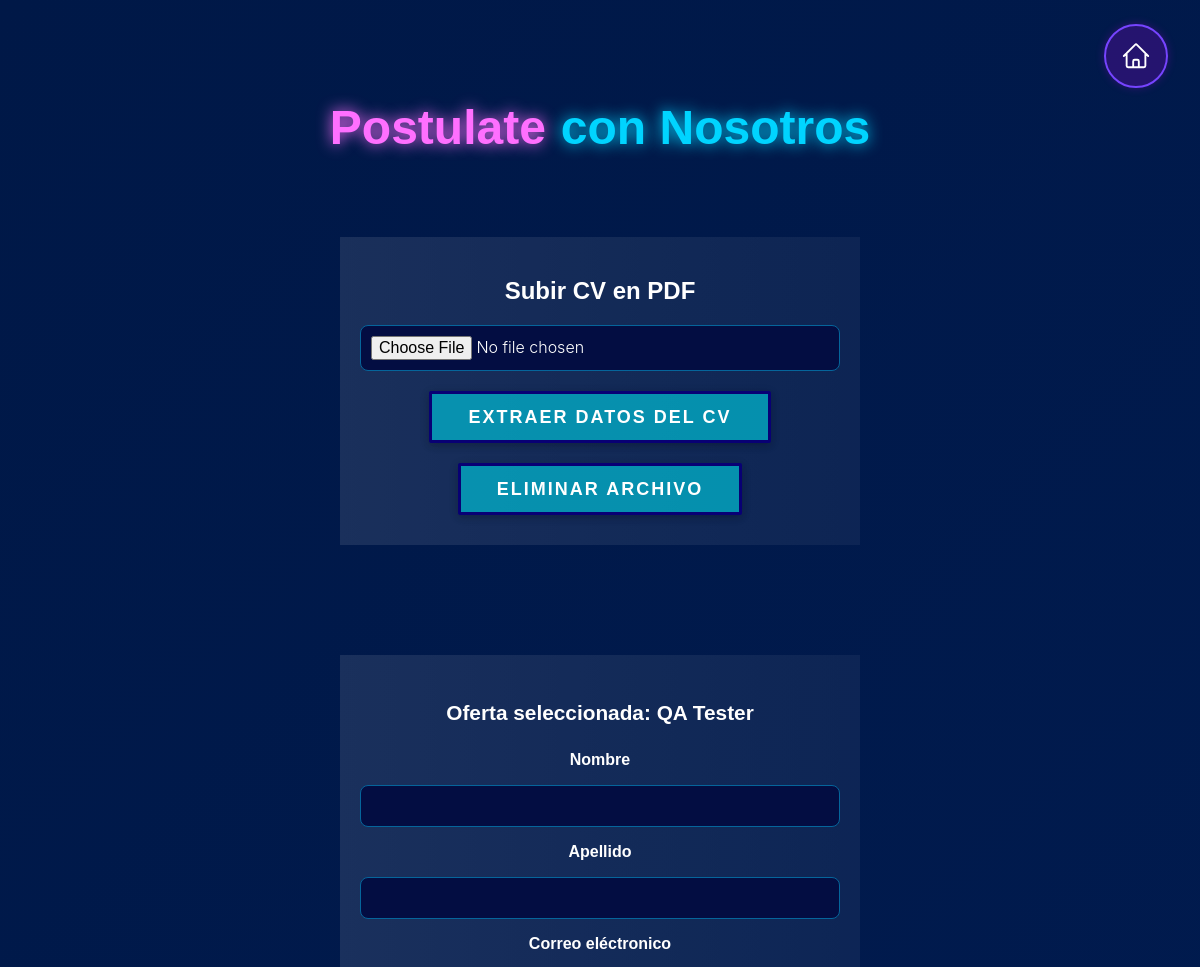
The app's page /postulacionIT?idOfer=4 (upper part), older data.
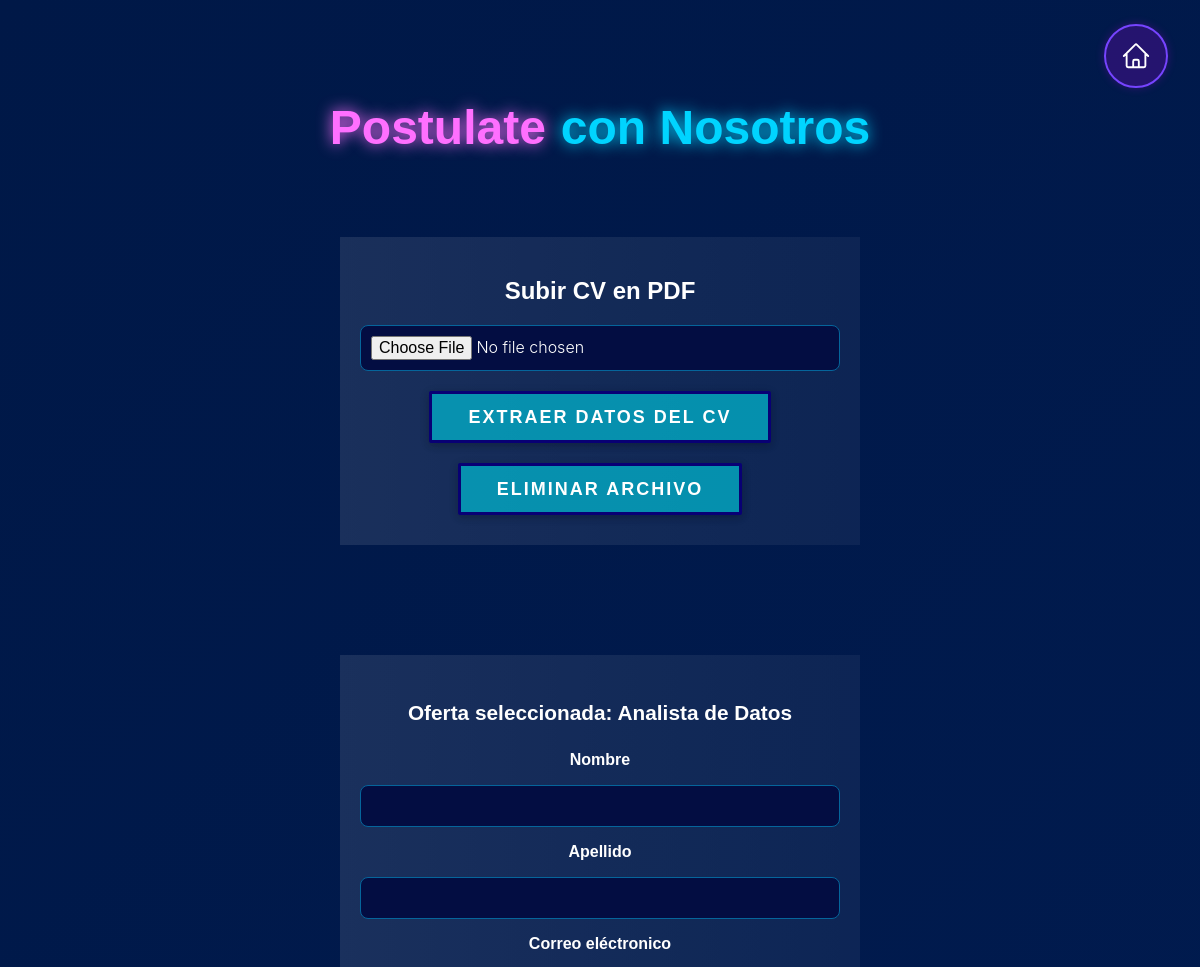
The same page, newer data.
### app.py (models this page shows)
class OfertaLaboral(db.Model):
    __tablename__ = "oferta_laboral"
    idOfer = db.Column(db.Integer, primary_key=True, autoincrement=True)
    nombre = db.Column(db.String(200), nullable=False, unique=True)
    fecha_cierre = db.Column(db.DateTime, nullable=False)
    max_candidatos = db.Column(db.Integer, nullable=False)
    cant_candidatos = db.Column(db.Integer, nullable=False, default=0)
    remuneracion = db.Column(db.String(50), nullable=False)
    beneficio = db.Column(db.String(200), nullable=True)
    descripcion = db.Column(db.String(200), nullable=True)
    estado = db.Column(db.String(50), nullable=False, default="Activa")
    modalidad = db.Column(db.String(20), nullable=False)
    usuario_responsable = db.Column(db.String(100), nullable=False)
    postulaciones = db.relationship("Postulacion", back_populates="oferta", cascade="all, delete-orphan", lazy=True)
    educaciones = db.relationship("OfertaEducacion", back_populates="oferta", cascade="all, delete-orphan", lazy=True)
    tecnologias = db.relationship("OfertaTecnologia", back_populates="oferta", cascade="all, delete-orphan", lazy=True)
    tecnologias2 = db.relationship("OfertaTecnologia2", back_populates="oferta", cascade="all, delete-orphan", lazy=True)
    habilidades = db.relationship("OfertaHabilidad", back_populates="oferta", cascade="all, delete-orphan", lazy=True)
    habilidades2 = db.relationship("OfertaHabilidad2", back_populates="oferta", cascade="all, delete-orphan", lazy=True)

### app.py (the view)
@app.route("/postulacionIT")
def postulacionIT():
    idOfer = request.args.get("idOfer")
    if idOfer:
        oferta_seleccionada = OfertaLaboral.query.get(int(idOfer))
    opciones_ofertas = [{"idOfer": oferta.idOfer, "nombre": oferta.nombre} for oferta in OfertaLaboral.query.filter(OfertaLaboral.estado != "Cerrada").all()]
    opciones_educacion = [educacion.nombre for educacion in Educacion.query.all()]
    opciones_tecnologias = [tecnologia.nombre for tecnologia in Tecnologia.query.all()]
    opciones_habilidades = [habilidad.nombre for habilidad in Habilidad.query.all()]
    opciones_tecnologias2 = [tecnologia2.nombre for tecnologia2 in Tecnologia2.query.all()]
    opciones_habilidades2 = [habilidad2.nombre for habilidad2 in Habilidad2.query.all()]
    session["opciones_ofertas"] = opciones_ofertas
    session["opciones_educacion"] = opciones_educacion
    session["opciones_tecnologias"] = opciones_tecnologias
    session["opciones_habilidades"] = opciones_habilidades
    session["opciones_tecnologias2"] = opciones_tecnologias2
    session["opciones_habilidades2"] = opciones_habilidades2
    return render_template(
        "postulacion.html",
        oferta_seleccionada=oferta_seleccionada,
        opciones_educacion=session["opciones_educacion"],
        opciones_ofertas=session["opciones_ofertas"],
        opciones_tecnologias=session["opciones_tecnologias"],
        opciones_habilidades=session["opciones_habilidades"],
        opciones_tecnologias2=session["opciones_tecnologias2"],
        opciones_habilidades2=session["opciones_habilidades2"],
        idOfer=idOfer
    )

### templates/postulacion.html (shortened to what this page needs)
<!DOCTYPE html>
<html lang="es">
<head>
    <link rel="stylesheet" href="{{ url_for('static', filename='css/postulacion.css') }}">
    <link rel="stylesheet" href="{{ url_for('static', filename='cargarCV.css') }}">
    <link rel="stylesheet" href="{{ url_for('static', filename='css/footer.css') }}">
    <link rel="stylesheet" href="{{ url_for('static', filename='css/fragments/particles.css') }}">
    <link rel="stylesheet" href="{{ url_for('static', filename='css/fragments/titles.css') }}">
</head>
<body>
    <a href="{{ url_for('portal_ofertas') }}" class="btn-portal-home" title="Volver al portal de ofertas">
        <div class="user-button">
        </div>
    </a>
    {% include "fragments/particles.html" %}
    <h1><p class="title-perfect-violet">Postulate </p><p class="title-match-blue">con Nosotros</p></h1>
    <form method="POST" action="/postulacion" enctype="multipart/form-data">
        <h2>Subir CV en PDF</h2>
        <input type="file" id="cv_pdf" name="cv_pdf" accept=".pdf" required>
        <button type="submit">Extraer datos del CV</button>
        <button type="button" onclick="limpiarArchivo()">Eliminar archivo</button>
    </form>
    <form method="POST" action="/postulacion" enctype="multipart/form-data">
        {% if oferta_seleccionada %}
            <div class="oferta-titulo-seleccionada">
                <strong>Oferta seleccionada:</strong> {{ oferta_seleccionada.nombre }}
            </div>
        {% endif %}
        <label for="nombre">Nombre</label>
        <input type="text" name="nombre" pattern="[A-Za-zÁÉÍÓÚáéíóúÑñ' ]{2,20}"
            title="Debe tener entre 2 y 20 letras, puede incluir espacios o apóstrofes"
            value="{{ precargado.nombre if precargado and precargado.nombre else '' }}" required>
        <label for="apellido">Apellido</label>
        <input type="text" name="apellido" pattern="[A-Za-zÁÉÍÓÚáéíóúÑñ' ]{2,20}"
            title="Debe tener entre 2 y 20 letras, puede incluir espacios o apóstrofes"
            value="{{ precargado.apellido if precargado and precargado.apellido else '' }}" required>
        <label for="email">Correo eléctronico</label>
    </form>
</body>
</html>

Row changes from the older to the newer data that the page shows:
changed OfertaLaboral: nombre "QA Tester" → "Analista de Datos"
